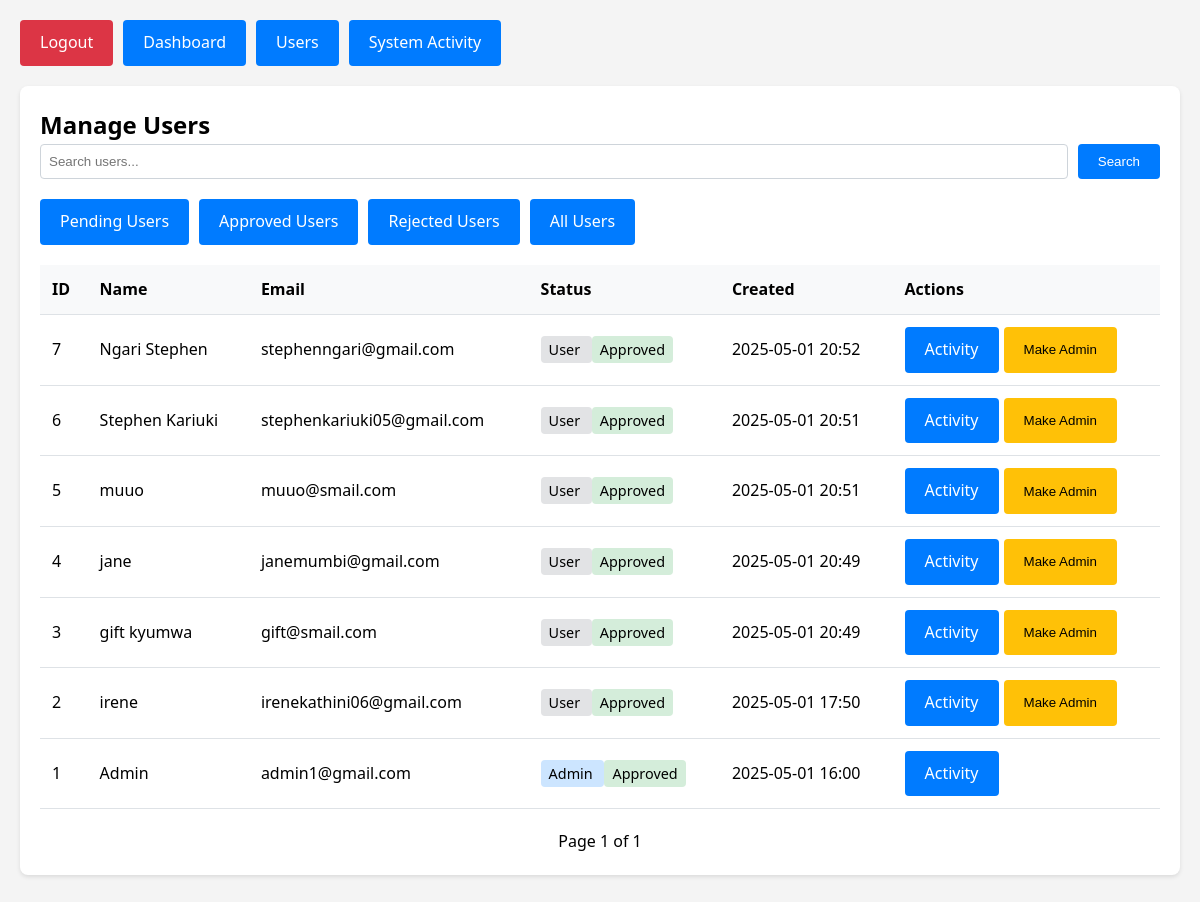
/admin/users (signed in), run on an earlier commit of the app's database.
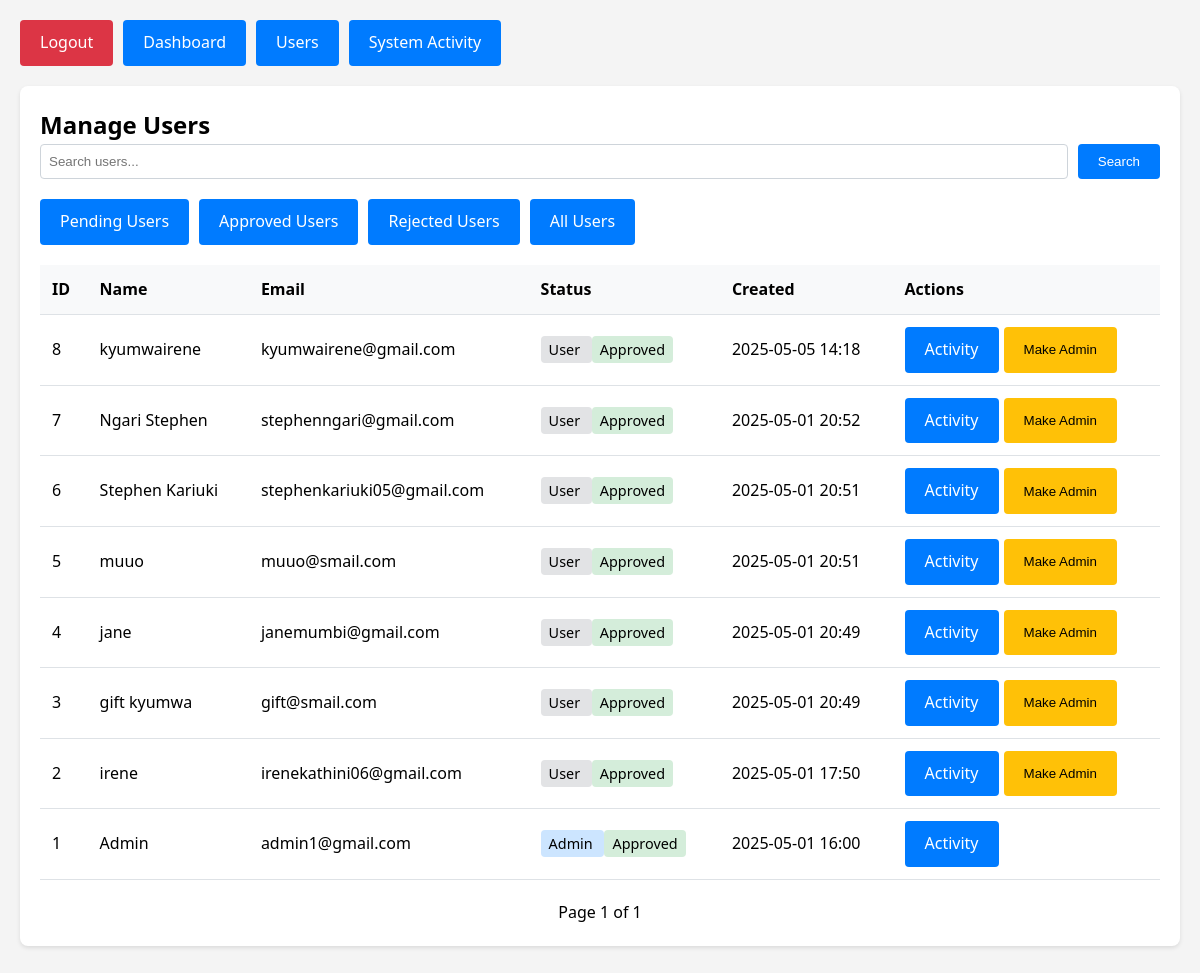
And on a later commit of the database.
### tables this page shows
CREATE TABLE users (
                id INTEGER PRIMARY KEY AUTOINCREMENT,
                fullname TEXT NOT NULL,
                email TEXT NOT NULL UNIQUE,
                password TEXT NOT NULL,
                is_admin BOOLEAN DEFAULT FALSE,
                is_approved BOOLEAN DEFAULT FALSE,
                profile_picture TEXT,
                bio TEXT,
                created_at DATETIME DEFAULT CURRENT_TIMESTAMP,
                last_updated DATETIME DEFAULT CURRENT_TIMESTAMP
            );

### app.py (the view, shortened to what this page needs)
@app.route('/admin/users')
@admin_required
def admin_users():
    try:
        conn = sqlite3.connect(DB_NAME)
        conn.row_factory = sqlite3.Row
        c = conn.cursor()
        search_query = request.args.get('search', '')
        status = request.args.get('status', '')
        page = int(request.args.get('page', 1))
        per_page = 10
        query = 'SELECT id, fullname, email, created_at, is_admin, is_approved FROM users'
        count_query = 'SELECT COUNT(*) FROM users'
        params = []
        query += ' ORDER BY created_at DESC LIMIT ? OFFSET ?'
        params.extend([per_page, (page - 1) * per_page])
        c.execute(count_query, params[:-2] if search_query else [])
        total_users = c.fetchone()[0]
        total_pages = (total_users + per_page - 1) // per_page
        c.execute(query, params)
        users = c.fetchall()
        users = [dict(user) for user in users]
        for user in users:
            if user['created_at']:
                user['created_at'] = datetime.datetime.strptime(user['created_at'], '%Y-%m-%d %H:%M:%S')
        conn.close()
        return render_template('admin/users.html',
                             users=users,
                             search_query=search_query,
                             status=status,
                             page=page,
                             total_pages=total_pages,
                             total_users=total_users)
    except Exception as e:
        print("Admin users error:", str(e))
        return render_template('admin/users.html',
                             users=[],
                             search_query='',
                             status='',
                             page=1,
                             total_pages=1,
                             total_users=0)

### app.py (called while the page is built)
@login_manager.user_loader
def load_user(user_id):
    return User.get(int(user_id))

def admin_required(f):
    @wraps(f)
    def decorated_function(*args, **kwargs):
        print(f"Admin required decorator called for {f.__name__}")
        print(f"Current user: {current_user}")
        print(f"Current user is authenticated: {current_user.is_authenticated}")
        if not current_user.is_authenticated:
            print("User not authenticated, redirecting to login")
            return redirect(url_for('login_page'))
        if not getattr(current_user, 'is_admin', False):
            print("User not authorized as admin, redirecting to login")
            return redirect(url_for('login_page'))
        return f(*args, **kwargs)
    return decorated_function

### your_user_model.py (called while the page is built)
    @staticmethod
    def get(user_id):
        conn = sqlite3.connect('users.db')
        cursor = conn.cursor()
        cursor.execute('SELECT id, email, fullname, is_admin FROM users WHERE id = ?', (user_id,))
        user_data = cursor.fetchone()
        conn.close()
        if user_data:
            user = User()
            user.id = user_data[0]
            user.email = user_data[1]
            user.fullname = user_data[2]
            user.is_admin = bool(user_data[3])
            user._authenticated = True
            return user
        return None

### templates/admin/users.html (shortened to what this page needs)
<!DOCTYPE html>
<html lang="en">
<head>
    <link rel="stylesheet" href="{{ url_for('static', filename='css/style.css') }}">
</head>
<body>
    <div class="admin-container">
        <div class="admin-nav">
            <a href="{{ url_for('logout') }}" class="btn btn-danger">Logout</a>
            <a href="{{ url_for('admin_dashboard') }}" class="btn">Dashboard</a>
            <a href="{{ url_for('admin_users') }}" class="btn">Users</a>
            <a href="{{ url_for('admin_system_activity') }}" class="btn">System Activity</a>
        </div>
        <div class="section">
            <h2>Manage Users</h2>
            <div class="search-bar">
                <input type="text" id="searchInput" class="search-input" placeholder="Search users..." value="{{ search_query }}">
                <button class="btn" onclick="searchUsers()">Search</button>
            </div>
            <div class="status-filters" style="margin-bottom: 20px; display: flex; gap: 10px;">
                <a href="{{ url_for('admin_users', status='pending') }}"
                   class="btn {% if status == 'pending' %}btn-warning{% endif %}"
                   style="font-size: 16px;">Pending Users</a>
                <a href="{{ url_for('admin_users', status='approved') }}"
                   class="btn {% if status == 'approved' %}btn-success{% endif %}"
                   style="font-size: 16px;">Approved Users</a>
                <a href="{{ url_for('admin_users', status='rejected') }}"
                   class="btn {% if status == 'rejected' %}btn-danger{% endif %}"
                   style="font-size: 16px;">Rejected Users</a>
                <a href="{{ url_for('admin_users') }}"
                   class="btn"
                   style="font-size: 16px;">All Users</a>
            </div>
            <table class="data-table">
                <thead>
                    <tr>
                        <th>ID</th>
                        <th>Name</th>
                        <th>Email</th>
                        <th>Status</th>
                        <th>Created</th>
                        <th>Actions</th>
                    </tr>
                </thead>
                <tbody>
                    {% for user in users %}
                    <tr>
                        <td>{{ user.id }}</td>
                        <td>{{ user.fullname }}</td>
                        <td>{{ user.email }}</td>
                        <td>
                            <span class="user-status {% if user.is_admin %}status-admin{% else %}status-user{% endif %}">
                                {{ 'Admin' if user.is_admin else 'User' }}
                            </span>
                            <span class="user-status {% if user.is_approved %}status-approved{% else %}status-pending{% endif %}">
                                {{ 'Approved' if user.is_approved else 'Pending' }}
                            </span>
                        </td>
                        <td>{{ user.created_at.strftime('%Y-%m-%d %H:%M') }}</td>
                        <td>
                            <div class="action-buttons">
                                <a href="{{ url_for('admin_user_activity', user_id=user.id) }}" class="btn">Activity</a>
                                {% if not user.is_admin %}
                                    <button class="btn btn-warning" onclick="toggleAdmin({{ user.id }})">
                                        {{ 'Remove Admin' if user.is_admin else 'Make Admin' }}
                                    </button>
                                {% endif %}
                            </div>
                        </td>
                    </tr>
                    {% endfor %}
                </tbody>
            </table>
            <div class="pagination">
                <span>Page {{ page }} of {{ total_pages }}</span>
            </div>
        </div>
    </div>
</body>
</html>

### static/css/style.css (style rules this page uses)
* { box-sizing: border-box; margin: 0; padding: 0; }
body { font-family: 'Segoe UI', sans-serif; line-height: 1.6; background-color: #f4f4f4; min-height: 100vh; }
.btn { display: inline-block; padding: 10px 20px; background-color: #007bff; color: #fff; border: none; border-radius: 4px; cursor: pointer; text-decoration: none; }
.btn-danger { background-color: #dc3545; }

### templates/admin/users.html (style rules this page uses)
.admin-container { max-width: 1200px; margin: 0 auto; padding: 20px; }
.admin-nav { display: flex; gap: 10px; margin-bottom: 20px; }
.section { background: white; padding: 20px; border-radius: 8px; margin-bottom: 20px; box-shadow: 0 2px 4px rgba(0,0,0,0.1); }
.data-table { width: 100%; border-collapse: collapse; }
.data-table th, .data-table td { padding: 12px; text-align: left; border-bottom: 1px solid #dee2e6; }
.data-table th { background-color: #f8f9fa; font-weight: bold; }
.btn-danger { background-color: #dc3545; color: white; }
.btn-warning { background-color: #ffc107; color: black; }
.search-bar { margin-bottom: 20px; display: flex; gap: 10px; }
.search-input { flex: 1; padding: 8px; border: 1px solid #ced4da; border-radius: 4px; }
.user-status { padding: 4px 8px; border-radius: 4px; font-size: 0.9em; }
.status-admin { background-color: #cce5ff; }
.status-user { background-color: #e2e3e5; }
.status-approved { background-color: #d4edda; }
.pagination { display: flex; justify-content: center; gap: 10px; margin-top: 20px; }
.action-buttons { display: flex; gap: 5px; }

What changed in the data, as far as the page shows it:
added users: id "8", fullname "kyumwairene", email "kyumwairene@gmail.com", is_admin "User", is_approved "Approved", created_at "2025-05-05 14:18", is_admin "Make Admin"
